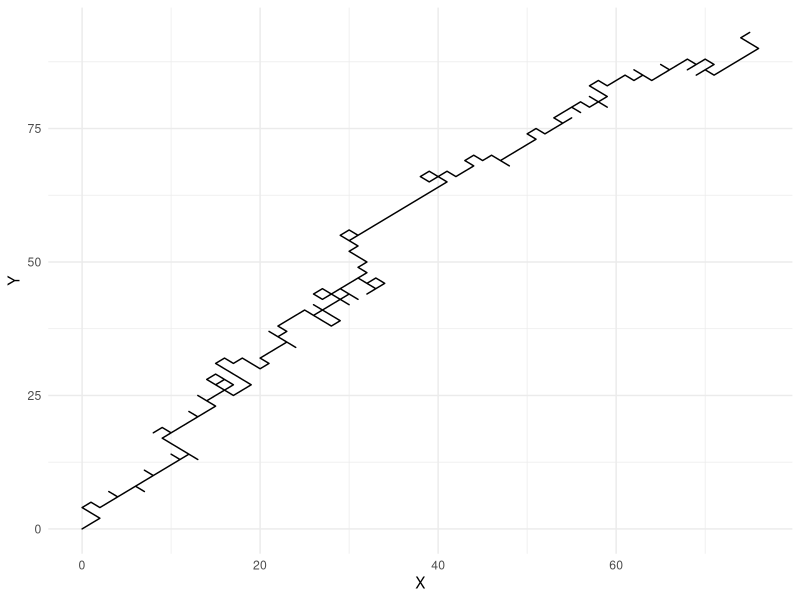

This figure's R source:

library(ggplot2)
library(gganimate)
n <- 250
df2 <- as.data.frame(matrix(NA,n,5))
colnames(df2) <- c("Step", "result.x","result.y", "position.x","position.y")
df2$Step[1] <- 0
df2$result.x[1] <- 0
df2$position.x[1] <- 0
df2$result.y[1] <- 0
df2$position.y[1] <- 0
i <- 2
for (i in 2:n){
  result.x <- sample(1:6,1,replace = TRUE)
  if (result.x<=4){
    Step = 1
  } else {
    Step = -1
  }
  df2$result.x <- Step
  df2$position.x[i] <- df2$position.x[i-1] + Step
  result.y <- sample(1:6,1,replace=TRUE)
  if (result.y<=4){
    Step = 1
  } else {
    Step = -1
  }
  df2$result.y <- Step
  df2$position.y[i] <- df2$position.y[i-1] + Step
  df2$Step[i] <- i-1
}
positions <- data.frame(df2$position.x,df2$position.y)
colnames(positions) <- c("X","Y")

random_2d <- ggplot(positions, aes(x = X, y = Y),type=b,pch=19) + geom_path()+ theme_minimal()
random_2d

random_2d + transition_reveal(df2$Step)
